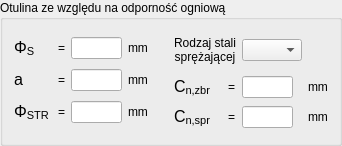
   <widget class="QGroupBox" name="groupBox_5">
    <property name="geometry">
     <rect>
      <x>340</x>
      <y>390</y>
      <width>341</width>
      <height>146</height>
     </rect>
    </property>
    <property name="sizePolicy">
     <sizepolicy hsizetype="Fixed" vsizetype="Fixed">
      <horstretch>0</horstretch>
      <verstretch>0</verstretch>
     </sizepolicy>
    </property>
    <property name="title">
     <string>Otulina ze względu na odporność ogniową</string>
    </property>
    <layout class="QGridLayout" name="gridLayout_7">
     <item row="0" column="0" rowspan="3">
      <layout class="QGridLayout" name="gridLayout_5">
       <item row="0" column="0">
        <widget class="QLabel" name="label_48">
         <property name="text">
          <string>&lt;html&gt;&lt;head/&gt;&lt;body&gt;&lt;p&gt;&lt;span style=&quot; font-size:12pt;&quot;&gt;Φ&lt;/span&gt;&lt;span style=&quot; font-size:12pt; vertical-align:sub;&quot;&gt;S       &lt;/span&gt;&lt;span style=&quot; font-size:12pt;&quot;&gt;&lt;/span&gt;&lt;/p&gt;&lt;/body&gt;&lt;/html&gt;</string>
         </property>
        </widget>
       </item>
       <item row="0" column="1">
        <widget class="QLabel" name="label_75">
         <property name="text">
          <string>=</string>
         </property>
        </widget>
       </item>
       <item row="0" column="2">
        <widget class="QLineEdit" name="lineEditPhiSOO">
         <property name="sizePolicy">
          <sizepolicy hsizetype="Expanding" vsizetype="Fixed">
           <horstretch>0</horstretch>
           <verstretch>0</verstretch>
          </sizepolicy>
         </property>
         <property name="minimumSize">
          <size>
           <width>51</width>
           <height>0</height>
          </size>
         </property>
         <property name="readOnly">
          <bool>true</bool>
         </property>
        </widget>
       </item>
       <item row="0" column="3">
        <widget class="QLabel" name="label_49">
         <property name="text">
          <string>mm</string>
         </property>
         <property name="textFormat">
          <enum>Qt::AutoText</enum>
         </property>
        </widget>
       </item>
       <item row="1" column="0">
        <widget class="QLabel" name="label_50">
         <property name="text">
          <string>&lt;html&gt;&lt;head/&gt;&lt;body&gt;&lt;p&gt;&lt;span style=&quot; font-size:12pt;&quot;&gt;a&lt;/span&gt;&lt;/p&gt;&lt;/body&gt;&lt;/html&gt;</string>
         </property>
        </widget>
       </item>
       <item row="1" column="1">
        <widget class="QLabel" name="label_76">
         <property name="text">
          <string>=</string>
         </property>
        </widget>
       </item>
       <item row="1" column="2">
        <widget class="QLineEdit" name="lineEditA"/>
       </item>
       <item row="1" column="3">
        <widget class="QLabel" name="label_53">
         <property name="text">
          <string>mm</string>
         </property>
         <property name="textFormat">
          <enum>Qt::AutoText</enum>
         </property>
        </widget>
       </item>
       <item row="2" column="0">
        <widget class="QLabel" name="label_51">
         <property name="text">
          <string>&lt;html&gt;&lt;head/&gt;&lt;body&gt;&lt;p&gt;&lt;span style=&quot; font-size:12pt;&quot;&gt;Φ&lt;/span&gt;&lt;span style=&quot; font-size:12pt; vertical-align:sub;&quot;&gt;STR &lt;/span&gt;&lt;span style=&quot; font-size:12pt;&quot;&gt;&lt;/span&gt;&lt;/p&gt;&lt;/body&gt;&lt;/html&gt;</string>
         </property>
        </widget>
       </item>
       <item row="2" column="1">
        <widget class="QLabel" name="label_77">
         <property name="text">
          <string>=</string>
         </property>
        </widget>
       </item>
       <item row="2" column="2">
        <widget class="QLineEdit" name="lineEditPhiStr"/>
       </item>
       <item row="2" column="3">
        <widget class="QLabel" name="label_54">
         <property name="text">
          <string>mm</string>
         </property>
         <property name="textFormat">
          <enum>Qt::AutoText</enum>
         </property>
        </widget>
       </item>
      </layout>
     </item>
     <item row="0" column="2" colspan="2">
      <widget class="QLabel" name="label_56">
       <property name="minimumSize">
        <size>
         <width>0</width>
         <height>35</height>
        </size>
       </property>
       <property name="text">
        <string>&lt;html&gt;&lt;head/&gt;&lt;body&gt;&lt;p align=&quot;center&quot;&gt;Rodzaj stali&lt;br/&gt;sprężającej&lt;/p&gt;&lt;/body&gt;&lt;/html&gt;</string>
       </property>
      </widget>
     </item>
     <item row="0" column="4">
      <widget class="QComboBox" name="comboBoxSteelType">
       <property name="minimumSize">
        <size>
         <width>60</width>
         <height>0</height>
        </size>
       </property>
       <property name="maximumSize">
        <size>
         <width>60</width>
         <height>16777215</height>
        </size>
       </property>
      </widget>
     </item>
     <item row="1" column="1">
      <spacer name="horizontalSpacer_11">
       <property name="orientation">
        <enum>Qt::Horizontal</enum>
       </property>
       <property name="sizeType">
        <enum>QSizePolicy::Fixed</enum>
       </property>
       <property name="sizeHint" stdset="0">
        <size>
         <width>20</width>
         <height>20</height>
        </size>
       </property>
      </spacer>
     </item>
     <item row="1" column="2">
      <widget class="QLabel" name="label_52">
       <property name="text">
        <string>&lt;html&gt;&lt;head/&gt;&lt;body&gt;&lt;p&gt;&lt;span style=&quot; font-size:12pt;&quot;&gt;C&lt;/span&gt;&lt;span style=&quot; font-size:12pt; vertical-align:sub;&quot;&gt;n,zbr&lt;/span&gt;&lt;span style=&quot; font-size:12pt;&quot;&gt;&lt;/span&gt;&lt;/p&gt;&lt;/body&gt;&lt;/html&gt;</string>
       </property>
      </widget>
     </item>
     <item row="1" column="3">
      <widget class="QLabel" name="label_78">
       <property name="maximumSize">
        <size>
         <width>8</width>
         <height>16777215</height>
        </size>
       </property>
       <property name="text">
        <string>=</string>
       </property>
      </widget>
     </item>
     <item row="1" column="4">
      <widget class="QLineEdit" name="lineEditCNZbrOO">
       <property name="sizePolicy">
        <sizepolicy hsizetype="MinimumExpanding" vsizetype="Fixed">
         <horstretch>0</horstretch>
         <verstretch>0</verstretch>
        </sizepolicy>
       </property>
       <property name="maximumSize">
        <size>
         <width>51</width>
         <height>16777215</height>
        </size>
       </property>
       <property name="readOnly">
        <bool>true</bool>
       </property>
      </widget>
     </item>
     <item row="1" column="5">
      <widget class="QLabel" name="label_55">
       <property name="text">
        <string>mm</string>
       </property>
       <property name="textFormat">
        <enum>Qt::AutoText</enum>
       </property>
      </widget>
     </item>
     <item row="2" column="2">
      <widget class="QLabel" name="label_57">
       <property name="text">
        <string>&lt;html&gt;&lt;head/&gt;&lt;body&gt;&lt;p&gt;&lt;span style=&quot; font-size:12pt;&quot;&gt;C&lt;/span&gt;&lt;span style=&quot; font-size:12pt; vertical-align:sub;&quot;&gt;n,spr&lt;/span&gt;&lt;span style=&quot; font-size:12pt;&quot;&gt;&lt;/span&gt;&lt;/p&gt;&lt;/body&gt;&lt;/html&gt;</string>
       </property>
      </widget>
     </item>
     <item row="2" column="3">
      <widget class="QLabel" name="label_79">
       <property name="maximumSize">
        <size>
         <width>8</width>
         <height>16777215</height>
        </size>
       </property>
       <property name="text">
        <string>=</string>
       </property>
      </widget>
     </item>
     <item row="2" column="4">
      <widget class="QLineEdit" name="lineEditCNSprOO">
       <property name="maximumSize">
        <size>
         <width>51</width>
         <height>16777215</height>
        </size>
       </property>
       <property name="readOnly">
        <bool>true</bool>
       </property>
      </widget>
     </item>
     <item row="2" column="5">
      <widget class="QLabel" name="label_58">
       <property name="text">
        <string>mm</string>
       </property>
       <property name="textFormat">
        <enum>Qt::AutoText</enum>
       </property>
      </widget>
     </item>
    </layout>
   </widget>
